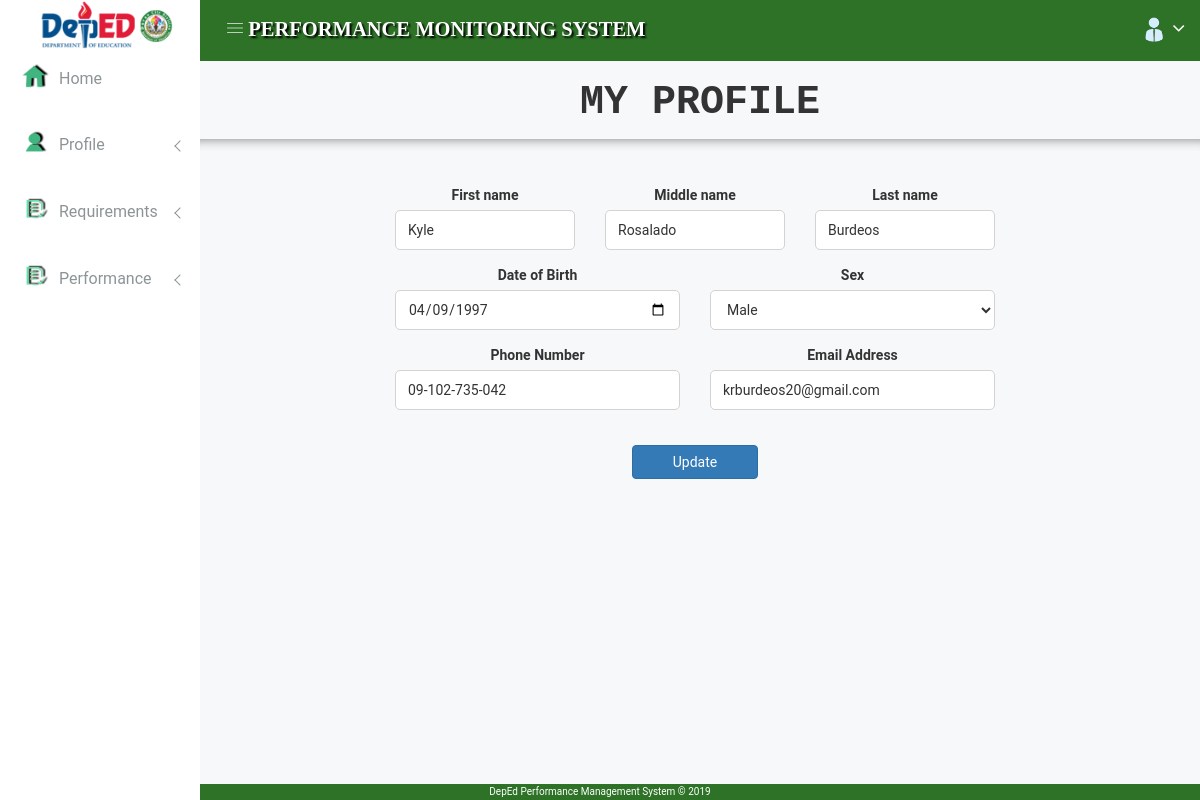
Page /user_profile.php (signed in) on the committed database.
### tables this page shows
CREATE TABLE `users` (
  `t_id` int(11) NOT NULL,
  `control_id` varchar(50) DEFAULT NULL,
  `t_fullname` varchar(50) DEFAULT NULL,
  `t_firstname` varchar(20) DEFAULT NULL,
  `t_midname` varchar(20) DEFAULT NULL,
  `t_lastname` varchar(20) DEFAULT NULL,
  `t_dob` varchar(20) DEFAULT NULL,
  `t_phonenumber` varchar(20) DEFAULT NULL,
  `t_sex` varchar(20) DEFAULT NULL,
  `t_email` varchar(50) DEFAULT NULL,
  `t_username` varchar(20) DEFAULT NULL,
  `t_password` varchar(20) DEFAULT NULL,
  `t_registration_date` date DEFAULT NULL
);

### conn/session.php (called while the page is built, shortened)
<?php
    include_once('connection.php');
    if(!empty($_SESSION["u_id"])){
	   	$u_id = $_SESSION['u_id'];
	    $ses_query = mysqli_query($connection, "SELECT * FROM users WHERE t_id = '$u_id' ");
	    $row = mysqli_fetch_assoc($ses_query);
    }else{
	    header("location:../private/login.php");
	}
?>

### src/user_profile.php (the view, shortened to what this page needs)
<?php
    require_once("../conn/connection.php");
    include_once("../conn/session.php");
?>
<!doctype html>
<html class="no-js" lang="en">
<head>
    <link rel="stylesheet" href="../css/bootstrap.min.css">
    <link rel="stylesheet" href="../css/font-awesome.min.css">
    <link rel="stylesheet" href="../css/owl.carousel.css">
    <link rel="stylesheet" href="../css/owl.theme.css">
    <link rel="stylesheet" href="../css/owl.transitions.css">
    <link rel="stylesheet" href="../css/animate.css">
    <link rel="stylesheet" href="../css/normalize.css">
    <link rel="stylesheet" href="../css/meanmenu.min.css">
    <link rel="stylesheet" href="../css/main.css">
    <link rel="stylesheet" href="../css/educate-custon-icon.css">
    <link rel="stylesheet" href="../css/morrisjs/morris.css">
    <link rel="stylesheet" href="../css/scrollbar/jquery.mCustomScrollbar.min.css">
    <link rel="stylesheet" href="../css/metisMenu/metisMenu.min.css">
    <link rel="stylesheet" href="../css/metisMenu/metisMenu-vertical.css">
    <link rel="stylesheet" href="../css/calendar/fullcalendar.min.css">
    <link rel="stylesheet" href="../css/calendar/fullcalendar.print.min.css">
    <link rel="stylesheet" href="../style.css">
    <link rel="stylesheet" href="../css/responsive.css">
</head>
<body>
<?php require("menu/menu_main.php");?>
    <div class="all-content-wrapper">
        <div class="header-advance-area">
            <div class="header-top-area">
                <div class="container-fluid">
                    <div class="row">
                        <div class="col-lg-12 col-md-12 col-sm-12 col-xs-12">
                            <div class="header-top-wraper">
                                <div class="row">
                                    <div class="col-lg-1 col-md-0 col-sm-1 col-xs-12">
                                        <div class="menu-switcher-pro">
                                            <button type="button" id="sidebarCollapse" class="btn bar-button-pro header-drl-controller-btn btn-info navbar-btn">
                                                    <i class="educate-icon educate-nav"></i>
                                                </button>
                                        </div>
                                    </div>
                                    <div class="col-lg-0 col-md-0 col-sm-6 col-xs-12">
                                        <div class="header-top-menu tabl-d-n">
                                            <h1 class="title">PERFORMANCE MONITORING SYSTEM</h1>
                                        </div>
                                    </div>
                                    <div class="col-lg-5 col-md-5 col-sm-12 col-xs-12">
                                        <div class="header-right-info">
                                            <ul class="nav navbar-nav mai-top-nav header-right-menu">
                                                <li class="nav-item">
                                                    <a href="#" data-toggle="dropdown" role="button" aria-expanded="false" class="nav-link dropdown-toggle">
                                                            <img src="../img/icon/admin_icon.png" alt="" />
                                                            <i class="fa fa-angle-down edu-icon edu-down-arrow"></i>
                                                        </a>
                                                </li>
                                            </ul>
                                        </div>
                                    </div>
                                </div>
                            </div>
                        </div>
                    </div>
                </div>
            </div>
        <?php require("menu/menu_mb.php"); ?>
        </div>
                        <br>
                        <center>
                                    <h1 style="font-family: courier new; font-size: 40px; ">MY PROFILE</h1>
                                    <hr class="style-four">
                        </center>
                        <br>
                            <div align="center" class="content">
                                <form method="POST" id="user-form">
                                    <div class="row">
                                        <div class='col-sm-4'>
                                            <div class="form-group">
                                                <label for="fname">First name</label>
                                                <input name="u_fname" id="u_fname" type="text" class="form-control" value="<?php echo $row["t_firstname"]; ?>">
                                            </div>
                                        </div>
                                        <div class='col-sm-4'>
                                            <div class="form-group">
                                                <label for="mname">Middle name</label>
                                                <input name="u_mname" id="u_mname" type="text" class="form-control" value="<?php echo $row["t_midname"]; ?>">
                                            </div>
                                        </div>
                                        <div class='col-sm-4'>
                                            <div class="form-group">
                                                <label>Last name</label>
                                                <input name="u_lname" id="u_lname" type="text" class="form-control" value="<?php echo $row["t_lastname"]; ?>">
                                            </div>
                                        </div>
                                    </div>
                                    <div class="row">
                                        <div class='col-sm-6'>
                                            <div class="form-group">
                                                <label>Date of Birth</label>
                                                <input name="u_dob" id="u_dob" type="date" class="form-control" value="<?php echo date('Y-m-d',strtotime($row["t_dob"])) ?>"/>
                                            </div>
                                        </div>
                                        <div class='col-sm-6'>
                                            <div class="form-group">
                                                <label>Sex</label>
                                                <select class="form-control" id="u_sex" name="u_sex" required>
                                                    <option value="Male" <?php if($row["t_sex"] == "Male"){ echo "selected";} ?>    >Male</option>
                                                </select>
                                            </div>
                                        </div>
                                    </div>
                                    <div class="row">
                                        <div class='col-sm-6'>
                                            <div class="form-group">
                                                <label>Phone Number</label>
                                                <input name="u_contactno" id="u_contactno" type="text" class="form-control" value="<?php echo $row["t_phonenumber"]; ?>">
                                            </div>
                                        </div>
                                        <div class='col-sm-6'>
                                            <div class="form-group">
                                                <label>Email Address</label>
                                                <input name="u_email" id="u_email" ype="text" class="form-control" value="<?php echo $row["t_email"]; ?>">
                                            </div>
                                        </div>
                                    </div>
                                    <br>
                                    <div class="row">
                                        <div class="form-group">
                                            <input type="button" class="btn btn-primary mg-b-15" value="Update" id="submit-form" name="save" style="width: 20%;">
                                        </div>
                                    </div>
                                </form>
                            </div>
        <div class="footer-copyright-area">
            <div class="container-fluid">
                <div class="row">
                    <div class="col-lg-12">
                        <div class="footer-copy-right">
                            <p>DepEd Performance Management System © 2019</p>
                        </div>
                    </div>
                </div>
            </div>
        </div>
    </div>
</body>
</html>

### css/main.css (style rules this page uses)
html { color: #222; font-size: 1em; line-height: 1.4; }
hr { display: block; height: 1px; border: 0; border-top: 1px solid #ccc; margin: 1em 0; padding: 0; }
audio, canvas, iframe, img, svg, video { vertical-align: middle; }

### src/user_profile.php (style rules this page uses)
.title { font-size: 20.5px; color: white; font-family: Engravers MT; text-shadow: 2px 2px 2px black; margin-top:18px; margin-left: -50px; }
hr.style-four { height: 12px; border: 0; box-shadow: inset 0 12px 12px -12px rgba(0, 0, 0, 0.5); }
.form-control { border-radius: 5px; border-color: lightgray; }
.content { width: 60%; position: relative; left: 57%; margin-left: -37.5%; }

### rows in the picture
users: u_fname "Kyle", u_mname "Rosalado", u_lname "Burdeos", u_dob "04/09/1997", u_sex "Male", u_contactno "09-102-735-042", u_email "krburdeos20@gmail.com"
